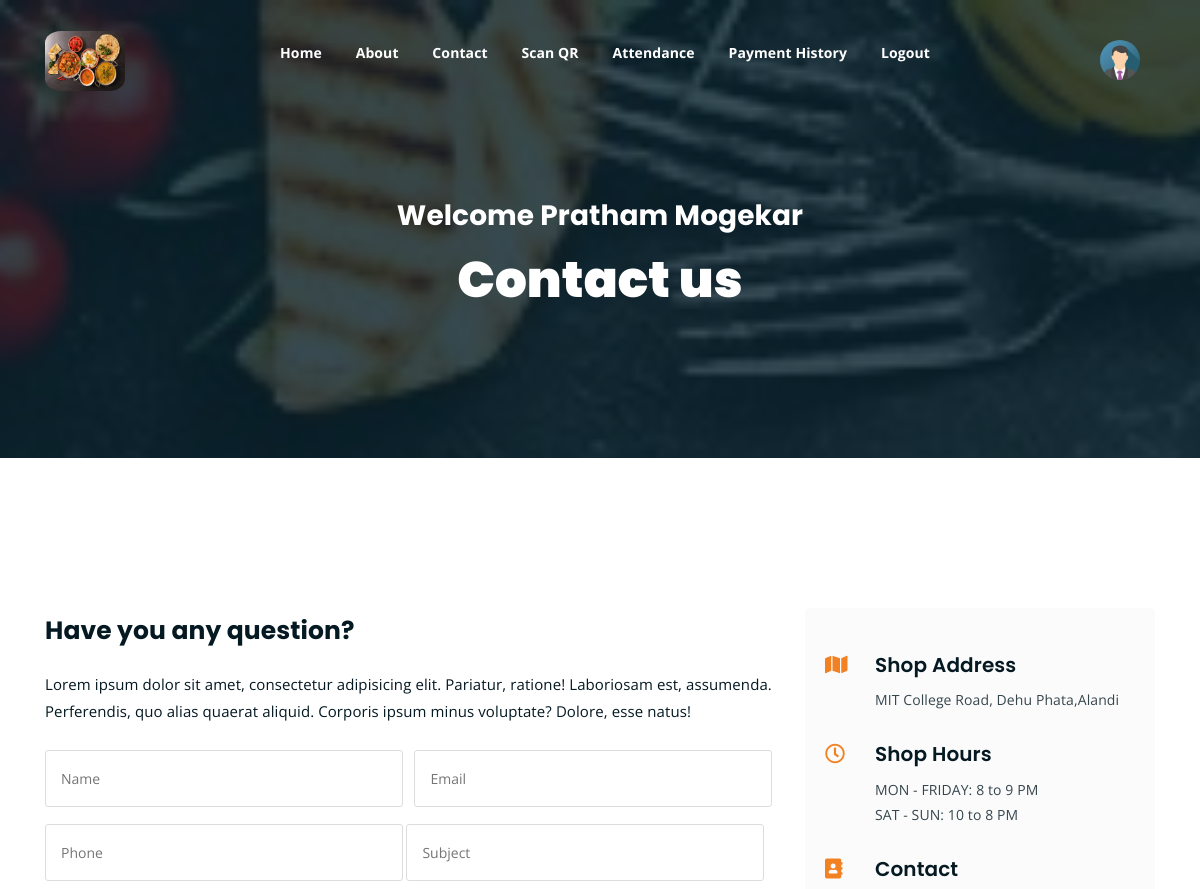
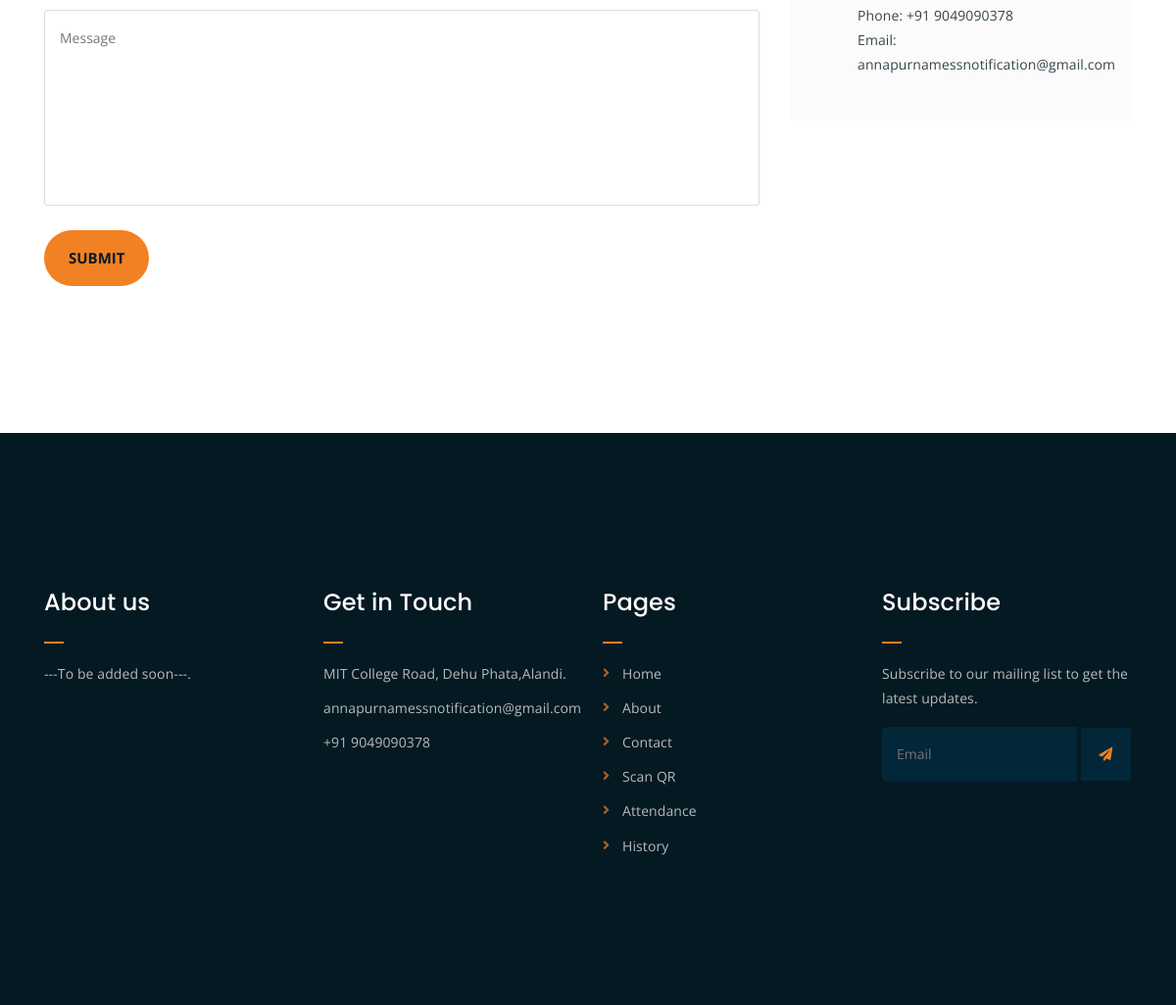
The app's page /ucontact.php (signed in) with its own data (2 pictures, top to bottom).
### tables this page shows
CREATE TABLE `signupmess` (
  `id` int(11) NOT NULL,
  `messid` int(10) NOT NULL,
  `mess` varchar(50) NOT NULL,
  `mobile` varchar(11) NOT NULL,
  `email` varchar(50) NOT NULL,
  `email_password` varchar(255) NOT NULL,
  `password` varchar(100) NOT NULL,
  `address` varchar(50) NOT NULL,
  `city` varchar(50) NOT NULL,
  `state` varchar(50) NOT NULL,
  `pincode` int(11) NOT NULL,
  `date` date NOT NULL,
  `time` time NOT NULL,
  `description` varchar(255) NOT NULL,
  `image` varchar(50) NOT NULL,
  `logo` varchar(250) NOT NULL,
  `bg` varchar(250) NOT NULL,
  `monthly` int(11) NOT NULL,
  `coupon` int(11) NOT NULL,
  `monthly_onetime` int(11) NOT NULL,
  `coupon_onetime` int(11) NOT NULL,
  `Non_veg` varchar(10) NOT NULL,
  `about` varchar(2000) NOT NULL,
  `token` varchar(50) NOT NULL,
  `otp` int(11) NOT NULL,
  `status` varchar(50) NOT NULL,
  `hstatus` varchar(50) NOT NULL
);

CREATE TABLE `user` (
  `id` int(11) NOT NULL,
  `messid` int(11) NOT NULL,
  `userid` int(10) NOT NULL,
  `name` varchar(250) NOT NULL,
  `mobile` varchar(12) NOT NULL,
  `email` varchar(250) NOT NULL,
  `password` varchar(250) NOT NULL,
  `image` varchar(100) NOT NULL,
  `messtype` varchar(100) NOT NULL,
  `time` varchar(100) NOT NULL,
  `foodtype` varchar(200) NOT NULL,
  `address` varchar(250) NOT NULL,
  `joining_date` varchar(100) NOT NULL,
  `start_date` varchar(100) NOT NULL,
  `end_date` varchar(100) NOT NULL,
  `point` int(11) NOT NULL,
  `payment` int(11) NOT NULL,
  `paid` int(11) NOT NULL,
  `payment_status` varchar(100) NOT NULL,
  `token` varchar(250) NOT NULL,
  `mstatus` varchar(100) NOT NULL,
  `status` varchar(100) NOT NULL
);

### usession.php (called while the page is built, shortened)
<?php
if($_SESSION['userid'] == NULL){
    $_SESSION['msg'] ="You Are Logout User Login Again !!!";
?>
  <script>
     location.replace('index.php?messid=868460')
  </script>
  <?php
  }else{
include'./database/dbcon.php';
$userid=$_SESSION['userid'];
$messid=$_SESSION['messid'];
$emailquery =" select * from user where userid ='$userid' ";
$query = mysqli_query($con, $emailquery);
$emailcount = mysqli_num_rows($query);
if($emailcount)
{
$userdata = mysqli_fetch_assoc($query);
$name = $userdata['name'];
$image = $userdata['image'];
}
$emailquery =" select * from signupmess where messid ='$messid' ";
$query = mysqli_query($con, $emailquery);
$emailcount = mysqli_num_rows($query);
if($emailcount)
{
$userdata = mysqli_fetch_assoc($query);
$messimage = $userdata['image'];
$messemail = $userdata['email'];
$messaddress = $userdata['address'];
$messabout = $userdata['about'];
$messmobile = $userdata['mobile'];
}
}
?>

### ucontact.php (the view, shortened to what this page needs)
<?php include'uheader.php'?>
	<div class="breadcrumb-section breadcrumb-bg">
		<div class="container">
			<div class="row">
				<div class="col-lg-8 offset-lg-2 text-center">
					<div class="breadcrumb-text">
					<h3 style="color:white;">Welcome <?php echo $name?></h3>
						<h1>Contact us</h1>
					</div>
				</div>
			</div>
		</div>
	</div>
	<div class="contact-from-section mt-150 mb-150">
		<div class="container">
			<div class="row">
				<div class="col-lg-8 mb-5 mb-lg-0">
					<div class="form-title">
						<h2>Have you any question?</h2>
						<p>Lorem ipsum dolor sit amet, consectetur adipisicing elit. Pariatur, ratione! Laboriosam est, assumenda. Perferendis, quo alias quaerat aliquid. Corporis ipsum minus voluptate? Dolore, esse natus!</p>
					</div>
					<div class="contact-form">
						<form type="POST" id="fruitkha-contact" onSubmit="return valid_datas( this );">
							<p>
								<input type="text" placeholder="Name" name="name" id="name">
								<input type="email" placeholder="Email" name="email" id="email">
							</p>
							<p>
								<input type="tel" placeholder="Phone" name="phone" id="phone">
								<input type="text" placeholder="Subject" name="subject" id="subject">
							</p>
							<p><textarea name="message" id="message" cols="30" rows="10" placeholder="Message"></textarea></p>
							<p><input type="submit" value="Submit"></p>
						</form>
					</div>
				</div>
				<div class="col-lg-4">
					<div class="contact-form-wrap">
						<div class="contact-form-box">
							<h4><i class="fas fa-map"></i> Shop Address</h4>
							<p><?php echo $messaddress?></p>
						</div>
						<div class="contact-form-box">
							<h4><i class="far fa-clock"></i> Shop Hours</h4>
							<p>MON - FRIDAY: 8 to 9 PM <br> SAT - SUN: 10 to 8 PM </p>
						</div>
						<div class="contact-form-box">
							<h4><i class="fas fa-address-book"></i> Contact</h4>
							<p>Phone: +91 <?php echo $messmobile?> <br> Email: <?php echo $messemail?></p>
						</div>
					</div>
				</div>
			</div>
		</div>
	</div>
	<?php include'ufooter.php'?>
</body>
</html>

### uheader.php (shortened to what this page needs)
<?php include'./usession.php'?>
<!DOCTYPE html>
<html lang="en">
<head>
	<link rel="stylesheet" href="./assets/css/all.min.css">
	<link rel="stylesheet" href="./assets/bootstrap/css/bootstrap.min.css">
	<link rel="stylesheet" href="./assets/css/owl.carousel.css">
	<link rel="stylesheet" href="./assets/css/magnific-popup.css">
	<link rel="stylesheet" href="./assets/css/animate.css">
	<link rel="stylesheet" href="./assets/css/meanmenu.min.css">
	<link rel="stylesheet" href="./assets/css/main.css">
	<link rel="stylesheet" href="./assets/css/responsive.css">
</head>
<body>
	<div class="top-header-area" id="sticker">
		<div class="container">
			<div class="row">
				<div class="col-lg-12 col-sm-12 text-center">
					<div class="main-menu-wrap">
						<div class="site-logo">
							<a href="uindex.php">
								<img src="<?php echo $messimage?>" alt="" style="width:80px;height:60px; border-radius: 20%;">
							</a>
						</div>
						<nav class="main-menu">
							<ul>
								<li><a href="uindex.php" class="current-list-item">Home</a></li>
								<li><a href="uabout.php">About</a></li>
								<li><a href="ucontact.php">Contact</a></li>
								<li><a href="uscan.php">Scan QR</a></li>
								<li><a href="uattendane.php">Attendance</a></li>
								<li><a href="uhistory.php">Payment History</a></li>
                                <li><a href="ulogout.php">Logout</a></li>
								<li>
									<div class="header-icons">
                                        <a href='uprofilepop.php?userid=<?php echo $userid?>'><img src="<?php echo $image;?>" alt="" style="width:40px;height:40px; border-radius: 50%;"></a>
									</div>
								</li>
							</ul>
						</nav>
					</div>
				</div>
			</div>
		</div>
	</div>

### ufooter.php (shortened to what this page needs)
<div class="footer-area">
		<div class="container">
			<div class="row">
				<div class="col-lg-3 col-md-6">
					<div class="footer-box about-widget">
						<h2 class="widget-title">About us</h2>
						<p><?php echo $messabout?>.</p>
					</div>
				</div>
				<div class="col-lg-3 col-md-6">
					<div class="footer-box get-in-touch">
						<h2 class="widget-title">Get in Touch</h2>
						<ul>
							<li><?php echo $messaddress?>.</li>
							<li><?php echo $messemail?></li>
							<li>+91 <?php echo $messmobile?></li>
						</ul>
					</div>
				</div>
				<div class="col-lg-3 col-md-6">
					<div class="footer-box pages">
						<h2 class="widget-title">Pages</h2>
						<ul>
						<li><a href="uindex.php" class="current-list-item">Home</a></li>
								<li><a href="uabout.php">About</a></li>
								<li><a href="ucontact.php">Contact</a></li>
								<li><a href="uscan.php">Scan QR</a></li>
								<li><a href="uattendane.php">Attendance</a></li>
								<li><a href="uhistory.php">History</a></li>
						</ul>
					</div>
				</div>
				<div class="col-lg-3 col-md-6">
					<div class="footer-box subscribe">
						<h2 class="widget-title">Subscribe</h2>
						<p>Subscribe to our mailing list to get the latest updates.</p>
						<form action="index.html">
							<input type="email" placeholder="Email">
							<button type="submit"><i class="fas fa-paper-plane"></i></button>
						</form>
					</div>
				</div>
			</div>
		</div>
	</div>

### assets/css/responsive.css (style rules this page uses)
@media only screen and (min-width: 992px) and (max-width: 1200px) { .contact-form form p input[type=email] { margin-left: 8px; } }
@media only screen and (min-width: 992px) and (max-width: 1200px) { .contact-form-box h4 i { left: -20%; } }

### records on screen
signupmess: image (picture), address "MIT College Road, Dehu Phata,Alandi", mobile "9049090378", email "annapurnamessnotification@gmail.com", about "---To be added soon---"
user: image (placeholder picture), name "Pratham Mogekar"
